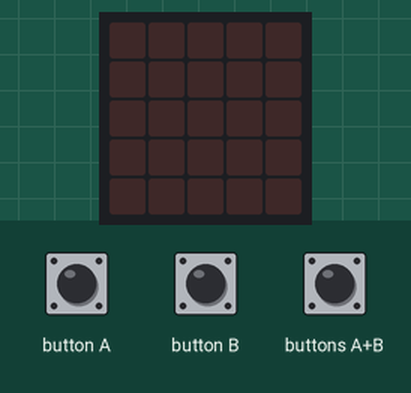
Recording of a program running on a simulated BBC micro:bit (MakeCode). On the bench: the board's 5×5 LED display. Inputs (shaded band) come from the test bench. Random numbers come from a fixed seed.

Above: at 1.2 s.
1.3 s: buttons A+B pressed for 0.15 s
At 1.9 s:
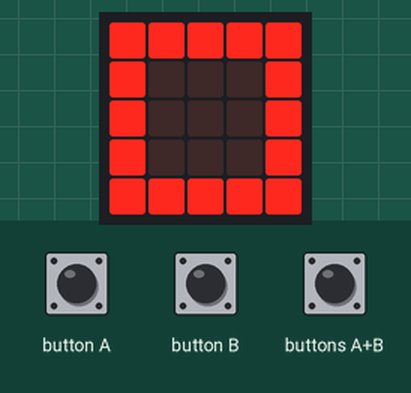
2.9 s: buttons A+B pressed for 1 s
At 4.4 s:
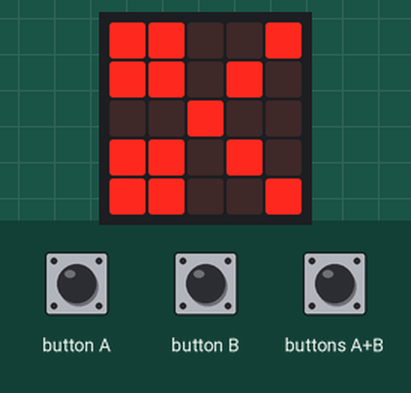
5.4 s: buttons A+B pressed 5 times (0.12 s each, 0.3 s apart)
At 7.7 s:
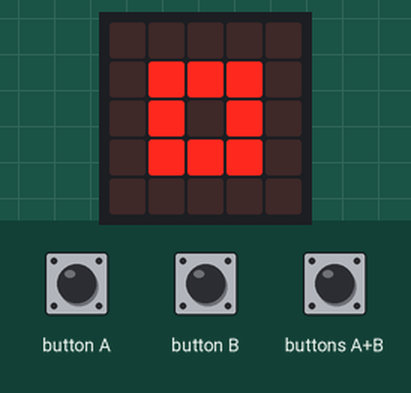
Timing chart, 0 to 9.2 s (numbered marks = the images above; inputs shaded):
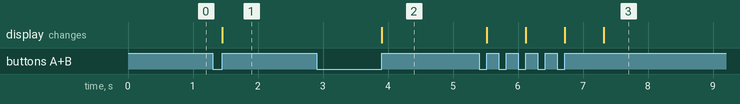

Measured:
- after the input at 1.3 s, the display: changes after 0.15 s (image 1)
- after the input at 2.9 s, the display: changes after 1.0 s (image 2)
- after the input at 5.4 s, the display: first changes after 0.12 s (image 3 shows a later state)

The program:

main.ts
```typescript
let Variable = 0
input.onButtonPressed(Button.AB, function () {
    Variable = randint(0, 2)
    if (Variable == 0) {
        basic.showIcon(IconNames.Square)
    } else if (Variable == 1) {
        basic.showIcon(IconNames.SmallSquare)
    } else {
        basic.showIcon(IconNames.Scissors)
    }
})
```

test.ts
```typescript
// les tests vont ici ; cela ne sera pas compilé si ce paquet est utilisé en tant qu'extension.
```
